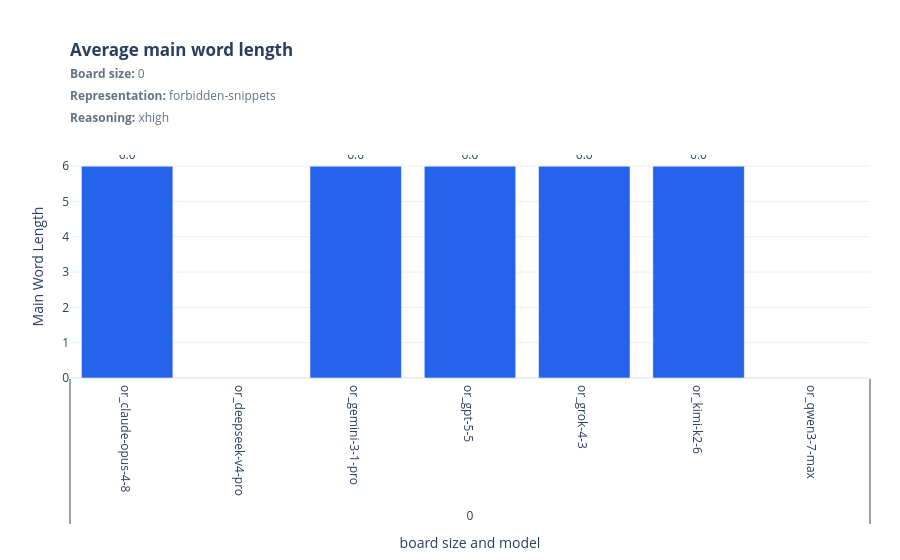
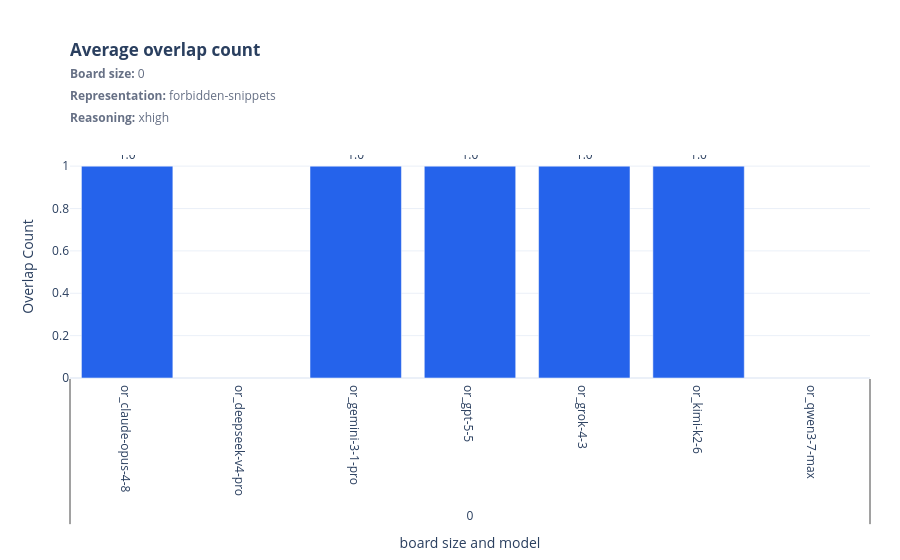
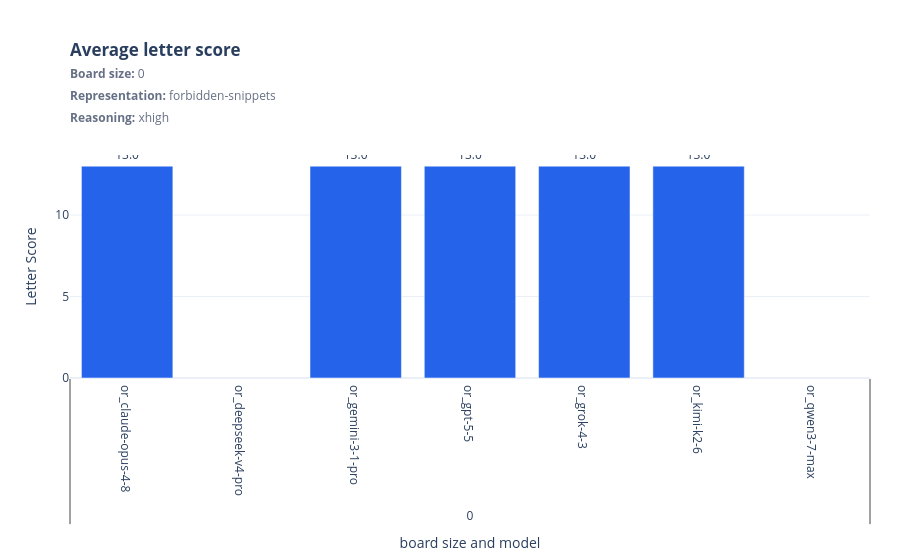

Notebook code for these charts, in order:
### Markdown cell above
## Move quality on passing attempts

### Code cell
for figure in plot_quality_score_bars(aggregate):
    display(figure)

### Figure 1 — Plotly figure (JSON) as saved in the notebook; plotly's stock layout.template omitted (floating-point values rounded to 4 significant figures)
{"data": [{"customdata": [["0", "or_claude-opus-4-8"], ["0", "or_deepseek-v4-pro"], ["0", "or_gemini-3-1-pro"], ["0", "or_gpt-5-5"], ["0", "or_grok-4-3"], ["0", "or_kimi-k2-6"], ["0", "or_qwen3-7-max"]], "hovertemplate": "board size=%{customdata[0]}<br>model=%{customdata[1]}<br>main word length: %{y:.2f}<extra></extra>", "marker": {"color": "#2563eb"}, "text": ["6.0", "", "6.0", "6.0", "6.0", "6.0", ""], "textposition": "outside", "type": "bar", "x": [["0", "0", "0", "0", "0", "0", "0"], ["or_claude-opus-4-8", "or_deepseek-v4-pro", "or_gemini-3-1-pro", "or_gpt-5-5", "or_grok-4-3", "or_kimi-k2-6", "or_qwen3-7-max"]], "y": [6, null, 6, 6, 6, 6, null]}], "layout": {"legend": {"title": {"text": ""}}, "margin": {"b": 70, "l": 70, "r": 30, "t": 155}, "title": {"text": "<b>Average main word length</b><br><span style='font-size:12px;color:#667085'><b>Board size:</b> 0<br><b>Representation:</b> forbidden-snippets<br><b>Reasoning:</b> xhigh</span>", "x": 0, "xanchor": "left", "xref": "paper", "y": 0.9, "yanchor": "top"}, "xaxis": {"title": {"text": "board size and model"}, "type": "multicategory"}, "yaxis": {"title": {"text": "Main Word Length"}}}}

### Figure 2 — Plotly figure (JSON) as saved in the notebook; plotly's stock layout.template omitted (floating-point values rounded to 4 significant figures)
{"data": [{"customdata": [["0", "or_claude-opus-4-8"], ["0", "or_deepseek-v4-pro"], ["0", "or_gemini-3-1-pro"], ["0", "or_gpt-5-5"], ["0", "or_grok-4-3"], ["0", "or_kimi-k2-6"], ["0", "or_qwen3-7-max"]], "hovertemplate": "board size=%{customdata[0]}<br>model=%{customdata[1]}<br>overlap count: %{y:.2f}<extra></extra>", "marker": {"color": "#2563eb"}, "text": ["1.0", "", "1.0", "1.0", "1.0", "1.0", ""], "textposition": "outside", "type": "bar", "x": [["0", "0", "0", "0", "0", "0", "0"], ["or_claude-opus-4-8", "or_deepseek-v4-pro", "or_gemini-3-1-pro", "or_gpt-5-5", "or_grok-4-3", "or_kimi-k2-6", "or_qwen3-7-max"]], "y": [1, null, 1, 1, 1, 1, null]}], "layout": {"legend": {"title": {"text": ""}}, "margin": {"b": 70, "l": 70, "r": 30, "t": 155}, "title": {"text": "<b>Average overlap count</b><br><span style='font-size:12px;color:#667085'><b>Board size:</b> 0<br><b>Representation:</b> forbidden-snippets<br><b>Reasoning:</b> xhigh</span>", "x": 0, "xanchor": "left", "xref": "paper", "y": 0.9, "yanchor": "top"}, "xaxis": {"title": {"text": "board size and model"}, "type": "multicategory"}, "yaxis": {"title": {"text": "Overlap Count"}}}}

### Figure 3 — Plotly figure (JSON) as saved in the notebook; plotly's stock layout.template omitted (floating-point values rounded to 4 significant figures)
{"data": [{"customdata": [["0", "or_claude-opus-4-8"], ["0", "or_deepseek-v4-pro"], ["0", "or_gemini-3-1-pro"], ["0", "or_gpt-5-5"], ["0", "or_grok-4-3"], ["0", "or_kimi-k2-6"], ["0", "or_qwen3-7-max"]], "hovertemplate": "board size=%{customdata[0]}<br>model=%{customdata[1]}<br>letter score: %{y:.2f}<extra></extra>", "marker": {"color": "#2563eb"}, "text": ["13.0", "", "13.0", "13.0", "13.0", "13.0", ""], "textposition": "outside", "type": "bar", "x": [["0", "0", "0", "0", "0", "0", "0"], ["or_claude-opus-4-8", "or_deepseek-v4-pro", "or_gemini-3-1-pro", "or_gpt-5-5", "or_grok-4-3", "or_kimi-k2-6", "or_qwen3-7-max"]], "y": [13, null, 13, 13, 13, 13, null]}], "layout": {"legend": {"title": {"text": ""}}, "margin": {"b": 70, "l": 70, "r": 30, "t": 155}, "title": {"text": "<b>Average letter score</b><br><span style='font-size:12px;color:#667085'><b>Board size:</b> 0<br><b>Representation:</b> forbidden-snippets<br><b>Reasoning:</b> xhigh</span>", "x": 0, "xanchor": "left", "xref": "paper", "y": 0.9, "yanchor": "top"}, "xaxis": {"title": {"text": "board size and model"}, "type": "multicategory"}, "yaxis": {"title": {"text": "Letter Score"}}}}
